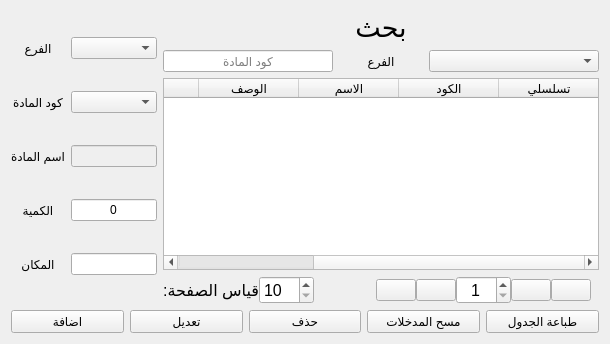
                <widget class="QWidget" name="tab_13">
                 <attribute name="title">
                  <string>مواد الفرع</string>
                 </attribute>
                 <layout class="QVBoxLayout" name="verticalLayout_6">
                  <item>
                   <layout class="QHBoxLayout" name="horizontalLayout_8" stretch="1,3">
                    <item>
                     <layout class="QGridLayout" name="gridLayout_2">
                      <item row="1" column="0">
                       <widget class="QLabel" name="label_24">
                        <property name="sizePolicy">
                         <sizepolicy hsizetype="Expanding" vsizetype="Preferred">
                          <horstretch>0</horstretch>
                          <verstretch>0</verstretch>
                         </sizepolicy>
                        </property>
                        <property name="layoutDirection">
                         <enum>Qt::RightToLeft</enum>
                        </property>
                        <property name="text">
                         <string>كود المادة</string>
                        </property>
                        <property name="alignment">
                         <set>Qt::AlignCenter</set>
                        </property>
                       </widget>
                      </item>
                      <item row="1" column="1">
                       <widget class="QComboBox" name="m_b_code">
                        <property name="sizePolicy">
                         <sizepolicy hsizetype="Expanding" vsizetype="Fixed">
                          <horstretch>0</horstretch>
                          <verstretch>0</verstretch>
                         </sizepolicy>
                        </property>
                       </widget>
                      </item>
                      <item row="2" column="0">
                       <widget class="QLabel" name="label_25">
                        <property name="sizePolicy">
                         <sizepolicy hsizetype="Expanding" vsizetype="Preferred">
                          <horstretch>0</horstretch>
                          <verstretch>0</verstretch>
                         </sizepolicy>
                        </property>
                        <property name="layoutDirection">
                         <enum>Qt::RightToLeft</enum>
                        </property>
                        <property name="text">
                         <string>اسم المادة</string>
                        </property>
                        <property name="alignment">
                         <set>Qt::AlignCenter</set>
                        </property>
                       </widget>
                      </item>
                      <item row="2" column="1">
                       <widget class="QLineEdit" name="m_b_name">
                        <property name="enabled">
                         <bool>false</bool>
                        </property>
                        <property name="layoutDirection">
                         <enum>Qt::RightToLeft</enum>
                        </property>
                        <property name="alignment">
                         <set>Qt::AlignCenter</set>
                        </property>
                       </widget>
                      </item>
                      <item row="0" column="1">
                       <widget class="QComboBox" name="m_branches">
                        <property name="sizePolicy">
                         <sizepolicy hsizetype="Expanding" vsizetype="Fixed">
                          <horstretch>0</horstretch>
                          <verstretch>0</verstretch>
                         </sizepolicy>
                        </property>
                       </widget>
                      </item>
                      <item row="3" column="0">
                       <widget class="QLabel" name="label_37">
                        <property name="sizePolicy">
                         <sizepolicy hsizetype="Expanding" vsizetype="Preferred">
                          <horstretch>0</horstretch>
                          <verstretch>0</verstretch>
                         </sizepolicy>
                        </property>
                        <property name="layoutDirection">
                         <enum>Qt::RightToLeft</enum>
                        </property>
                        <property name="text">
                         <string>الكمية</string>
                        </property>
                        <property name="alignment">
                         <set>Qt::AlignCenter</set>
                        </property>
                       </widget>
                      </item>
                      <item row="4" column="0">
                       <widget class="QLabel" name="label_40">
                        <property name="sizePolicy">
                         <sizepolicy hsizetype="Expanding" vsizetype="Preferred">
                          <horstretch>0</horstretch>
                          <verstretch>0</verstretch>
                         </sizepolicy>
                        </property>
                        <property name="layoutDirection">
                         <enum>Qt::RightToLeft</enum>
                        </property>
                        <property name="text">
                         <string>المكان</string>
                        </property>
                        <property name="alignment">
                         <set>Qt::AlignCenter</set>
                        </property>
                       </widget>
                      </item>
                      <item row="4" column="1">
                       <widget class="QLineEdit" name="m_place">
                        <property name="layoutDirection">
                         <enum>Qt::RightToLeft</enum>
                        </property>
                        <property name="alignment">
                         <set>Qt::AlignCenter</set>
                        </property>
                       </widget>
                      </item>
                      <item row="0" column="0">
                       <widget class="QLabel" name="label_23">
                        <property name="sizePolicy">
                         <sizepolicy hsizetype="Expanding" vsizetype="Preferred">
                          <horstretch>0</horstretch>
                          <verstretch>0</verstretch>
                         </sizepolicy>
                        </property>
                        <property name="layoutDirection">
                         <enum>Qt::RightToLeft</enum>
                        </property>
                        <property name="text">
                         <string>الفرع</string>
                        </property>
                        <property name="alignment">
                         <set>Qt::AlignCenter</set>
                        </property>
                       </widget>
                      </item>
                      <item row="3" column="1">
                       <widget class="QLineEdit" name="m_quantity">
                        <property name="text">
                         <string>0</string>
                        </property>
                        <property name="alignment">
                         <set>Qt::AlignCenter</set>
                        </property>
                       </widget>
                      </item>
                     </layout>
                    </item>
                    <item>
                     <layout class="QVBoxLayout" name="verticalLayout_5">
                      <item>
                       <widget class="QLabel" name="label_56">
                        <property name="font">
                         <font>
                          <family>Arial</family>
                          <pointsize>20</pointsize>
                         </font>
                        </property>
                        <property name="text">
                         <string>بحث</string>
                        </property>
                        <property name="alignment">
                         <set>Qt::AlignCenter</set>
                        </property>
                       </widget>
                      </item>
                      <item>
                       <layout class="QHBoxLayout" name="horizontalLayout_31" stretch="2,1,2">
                        <item>
                         <widget class="QLineEdit" name="m_b_code_search">
                          <property name="alignment">
                           <set>Qt::AlignCenter</set>
                          </property>
                          <property name="placeholderText">
                           <string>كود المادة</string>
                          </property>
                         </widget>
                        </item>
                        <item>
                         <widget class="QLabel" name="label_100">
                          <property name="sizePolicy">
                           <sizepolicy hsizetype="Preferred" vsizetype="Preferred">
                            <horstretch>0</horstretch>
                            <verstretch>0</verstretch>
                           </sizepolicy>
                          </property>
                          <property name="layoutDirection">
                           <enum>Qt::RightToLeft</enum>
                          </property>
                          <property name="text">
                           <string>الفرع</string>
                          </property>
                          <property name="alignment">
                           <set>Qt::AlignCenter</set>
                          </property>
                         </widget>
                        </item>
                        <item>
                         <widget class="QComboBox" name="m_branches_search">
                          <property name="layoutDirection">
                           <enum>Qt::LeftToRight</enum>
                          </property>
                         </widget>
                        </item>
                       </layout>
                      </item>
                      <item>
                       <widget class="QTableWidget" name="material_branch_table">
                        <property name="layoutDirection">
                         <enum>Qt::RightToLeft</enum>
                        </property>
                        <property name="editTriggers">
                         <set>QAbstractItemView::NoEditTriggers</set>
                        </property>
                        <property name="selectionMode">
                         <enum>QAbstractItemView::SingleSelection</enum>
                        </property>
                        <property name="selectionBehavior">
                         <enum>QAbstractItemView::SelectRows</enum>
                        </property>
                        <attribute name="verticalHeaderVisible">
                         <bool>false</bool>
                        </attribute>
                        <column>
                         <property name="text">
                          <string>تسلسلي</string>
                         </property>
                        </column>
                        <column>
                         <property name="text">
                          <string>الكود</string>
                         </property>
                        </column>
                        <column>
                         <property name="text">
                          <string>الاسم</string>
                         </property>
                        </column>
                        <column>
                         <property name="text">
                          <string>الوصف</string>
                         </property>
                        </column>
                        <column>
                         <property name="text">
                          <string>النوع</string>
                         </property>
                        </column>
                        <column>
                         <property name="text">
                          <string>السعر</string>
                         </property>
                        </column>
                       </widget>
                      </item>
                      <item>
                       <layout class="QHBoxLayout" name="horizontalLayout_22" stretch="2,4,5,1,1,4,1,1">
                        <property name="spacing">
                         <number>0</number>
                        </property>
                        <property name="rightMargin">
                         <number>8</number>
                        </property>
                        <property name="bottomMargin">
                         <number>0</number>
                        </property>
                        <item>
                         <widget class="QLabel" name="label_28">
                          <property name="font">
                           <font>
                            <pointsize>12</pointsize>
                            <weight>50</weight>
                            <italic>false</italic>
                            <bold>false</bold>
                           </font>
                          </property>
                          <property name="text">
                           <string>قياس الصفحة:</string>
                          </property>
                         </widget>
                        </item>
                        <item>
                         <widget class="QSpinBox" name="material_branch_page_size">
                          <property name="font">
                           <font>
                            <pointsize>12</pointsize>
                            <weight>50</weight>
                            <italic>false</italic>
                            <bold>false</bold>
                           </font>
                          </property>
                          <property name="minimum">
                           <number>10</number>
                          </property>
                          <property name="maximum">
                           <number>200</number>
                          </property>
                          <property name="singleStep">
                           <number>10</number>
                          </property>
                         </widget>
                        </item>
                        <item>
                         <spacer name="horizontalSpacer_5">
                          <property name="orientation">
                           <enum>Qt::Horizontal</enum>
                          </property>
                          <property name="sizeHint" stdset="0">
                           <size>
                            <width>40</width>
                            <height>20</height>
                           </size>
                          </property>
                         </spacer>
                        </item>
                        <item>
                         <widget class="QPushButton" name="material_branch_last">
                          <property name="text">
                           <string/>
                          </property>
                          <property name="icon">
                           <iconset resource="icons.qrc">
                            <normaloff>:/icons/icons/last-white.png</normaloff>:/icons/icons/last-white.png</iconset>
                          </property>
                          <property name="iconSize">
                           <size>
                            <width>40</width>
                            <height>40</height>
                           </size>
                          </property>
                         </widget>
                        </item>
                        <item>
                         <widget class="QPushButton" name="material_branch_post">
                          <property name="text">
                           <string/>
                          </property>
                          <property name="icon">
                           <iconset resource="icons.qrc">
                            <normaloff>:/icons/icons/next-white.png</normaloff>:/icons/icons/next-white.png</iconset>
                          </property>
                          <property name="iconSize">
                           <size>
                            <width>40</width>
                            <height>40</height>
                           </size>
                          </property>
                         </widget>
                        </item>
                        <item>
                         <widget class="QSpinBox" name="material_branch_page_num">
                          <property name="font">
                           <font>
                            <pointsize>12</pointsize>
                            <weight>50</weight>
                            <italic>false</italic>
                            <bold>false</bold>
                           </font>
                          </property>
                          <property name="alignment">
                           <set>Qt::AlignCenter</set>
                          </property>
                          <property name="minimum">
                           <number>1</number>
                          </property>
                          <property name="maximum">
                           <number>999</number>
                          </property>
                         </widget>
                        </item>
                        <item>
                         <widget class="QPushButton" name="material_branch_previous">
                          <property name="text">
                           <string/>
                          </property>
                          <property name="icon">
                           <iconset resource="icons.qrc">
                            <normaloff>:/icons/icons/previous-white.png</normaloff>:/icons/icons/previous-white.png</iconset>
                          </property>
                          <property name="iconSize">
                           <size>
                            <width>40</width>
                            <height>40</height>
                           </size>
                          </property>
                         </widget>
                        </item>
                        <item>
                         <widget class="QPushButton" name="material_branch_first">
                          <property name="text">
                           <string/>
                          </property>
                          <property name="icon">
                           <iconset resource="icons.qrc">
                            <normaloff>:/icons/icons/first-white.png</normaloff>:/icons/icons/first-white.png</iconset>
                          </property>
                          <property name="iconSize">
                           <size>
                            <width>40</width>
                            <height>40</height>
                           </size>
                          </property>
                         </widget>
                        </item>
                       </layout>
                      </item>
                     </layout>
                    </item>
                   </layout>
                  </item>
                  <item>
                   <layout class="QHBoxLayout" name="horizontalLayout_7">
                    <item>
                     <widget class="QPushButton" name="btn_add_material_branch">
                      <property name="text">
                       <string>اضافة</string>
                      </property>
                     </widget>
                    </item>
                    <item>
                     <widget class="QPushButton" name="btn_edit_material_branch">
                      <property name="text">
                       <string>تعديل</string>
                      </property>
                     </widget>
                    </item>
                    <item>
                     <widget class="QPushButton" name="btn_delete_material_branch">
                      <property name="text">
                       <string>حذف</string>
                      </property>
                     </widget>
                    </item>
                    <item>
                     <widget class="QPushButton" name="btn_clear_material_branch">
                      <property name="text">
                       <string>مسح المدخلات</string>
                      </property>
                     </widget>
                    </item>
                    <item>
                     <widget class="QPushButton" name="btn_print_table_material_branch">
                      <property name="text">
                       <string>طباعة الجدول</string>
                      </property>
                     </widget>
                    </item>
                   </layout>
                  </item>
                 </layout>
                </widget>
